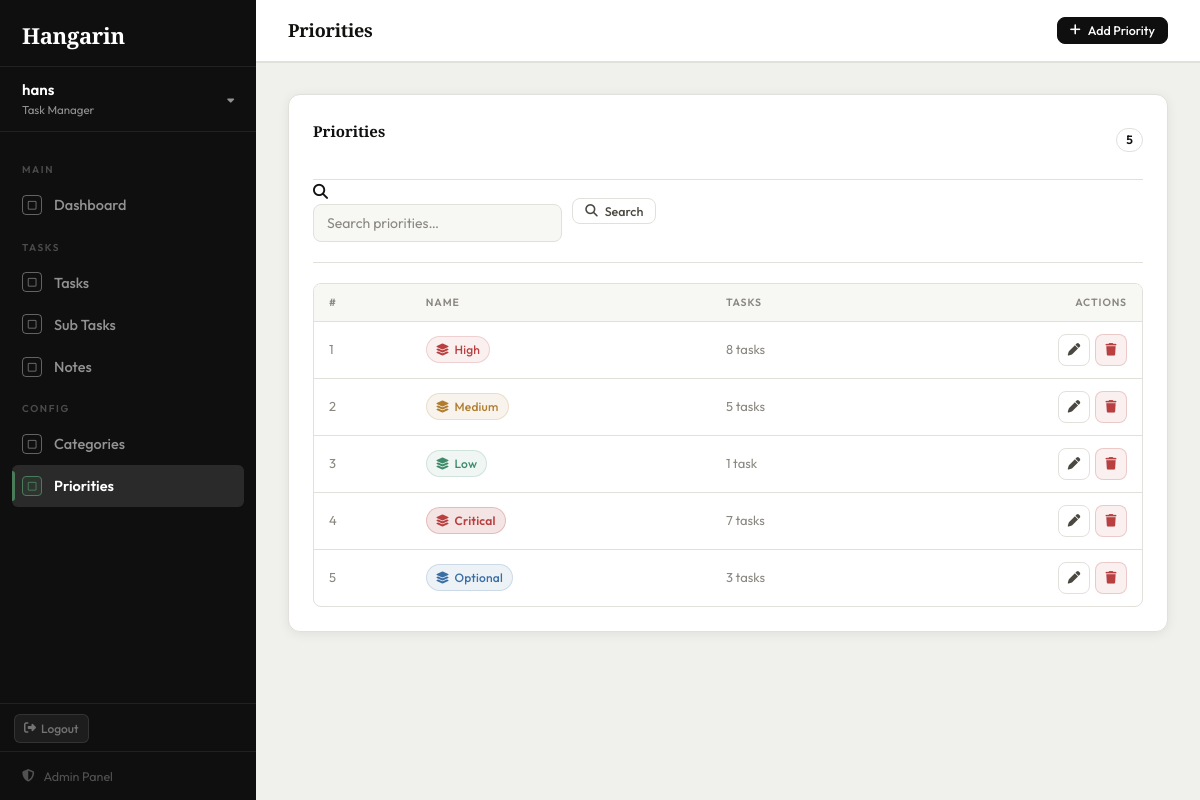
/priorities/ (signed in), run on the app's committed database.
### tasks/models.py (models this page shows, shortened)
class Priority(models.Model):
    name = models.CharField(max_length=100)
    class Meta:
        verbose_name = "Priority"
        verbose_name_plural = "Priorities"

### tasks/views.py (the view)
# urls.py: path('priorities/',                    views.priority_list,   name='priority_list'),
@login_required
def priority_list(request):
    query = request.GET.get('q', '')
    priorities = Priority.objects.all()
    if query:
        priorities = priorities.filter(name__icontains=query)
    page_obj = Paginator(priorities, 10).get_page(request.GET.get('page'))
    return render(request, 'tasks/priority_list.html', {'page_obj': page_obj, 'query': query, 'page_title': 'Priorities'})

### tasks/templates/tasks/priority_list.html (shortened to what this page needs)
{% extends "tasks/base.html" %}
{% block nav_priorities %}active{% endblock %}
{% block topbar_actions %}
<a href="{% url 'priority_create' %}" class="btn btn-primary btn-sm">
    <i class="fa-solid fa-plus"></i> Add Priority
</a>
{% endblock %}
{% block content %}
<div class="card">
    <div class="card-header">
        <span class="card-title">Priorities</span>
        <span style="font-size:12px; font-weight:600; background:var(--surface-2); border:1px solid var(--border); border-radius:99px; padding:1px 9px; color:var(--text-3);">{{ page_obj.paginator.count }}</span>
    </div>
    <div class="card-body" style="padding-bottom:0;">
        <form method="GET" class="filter-bar">
            <div class="search-wrap">
                <i class="fa-solid fa-magnifying-glass"></i>
                <input type="text" name="q" class="form-control" placeholder="Search priorities…" value="{{ query }}">
            </div>
            <button type="submit" class="btn btn-ghost btn-sm"><i class="fa-solid fa-magnifying-glass"></i> Search</button>
        </form>
    </div>
    {% if page_obj.object_list %}
    <div class="table-wrap">
        <table>
            <thead>
                <tr>
                    <th>#</th>
                    <th>Name</th>
                    <th>Tasks</th>
                    <th style="text-align:right;">Actions</th>
                </tr>
            </thead>
            <tbody>
                {% for p in page_obj %}
                <tr>
                    <td class="td-muted">{{ forloop.counter }}</td>
                    <td>
                        <span class="badge b-{{ p.name|lower }}">
                            <i class="fa-solid fa-layer-group"></i> {{ p.name }}
                        </span>
                    </td>
                    <td class="td-muted">{{ p.task_set.count }} task{% if p.task_set.count != 1 %}s{% endif %}</td>
                    <td>
                        <div style="display:flex; gap:5px; justify-content:flex-end;">
                            <a href="{% url 'priority_edit' p.pk %}" class="btn btn-ghost btn-sm btn-icon"><i class="fa-solid fa-pen"></i></a>
                            <a href="{% url 'priority_delete' p.pk %}" class="btn btn-danger btn-sm btn-icon"><i class="fa-solid fa-trash"></i></a>
                        </div>
                    </td>
                </tr>
                {% endfor %}
            </tbody>
        </table>
    </div>
    {% endif %}
</div>
{% endblock %}

### tasks/templates/tasks/base.html (shortened to what this page needs)
{% load pwa %}
<!DOCTYPE html>
<html lang="en">
<head>
    <link rel="stylesheet" href="https://cdnjs.cloudflare.com/ajax/libs/font-awesome/6.5.0/css/all.min.css">
</head>
<body>
<aside class="sidebar" id="sidebar">
    <div class="sidebar-brand">
        <a href="{% url 'dashboard' %}">
            <div class="brand-title">Hangarin</div>
        </a>
    </div>
    {% if user.is_authenticated %}
    <div class="sidebar-user-block">
        <div class="user-left">
            <div class="user-name">{{ user.username }}</div>
            <div class="user-role">Task Manager</div>
        </div>
        <i class="fa-solid fa-caret-down user-caret"></i>
    </div>
    <nav class="sidebar-nav">
        <div class="nav-section-label">Main</div>
        <a href="{% url 'dashboard' %}" class="nav-link {% block nav_dashboard %}{% endblock %}">
            <span class="nav-icon"><i class="fa-regular fa-square"></i></span>
            Dashboard
        </a>
        <div class="nav-section-label">Tasks</div>
        <a href="{% url 'task_list' %}" class="nav-link {% block nav_tasks %}{% endblock %}">
            <span class="nav-icon"><i class="fa-regular fa-square"></i></span>
            Tasks
        </a>
        <a href="{% url 'subtask_list' %}" class="nav-link {% block nav_subtasks %}{% endblock %}">
            <span class="nav-icon"><i class="fa-regular fa-square"></i></span>
            Sub Tasks
        </a>
        <a href="{% url 'note_list' %}" class="nav-link {% block nav_notes %}{% endblock %}">
            <span class="nav-icon"><i class="fa-regular fa-square"></i></span>
            Notes
        </a>
        <div class="nav-section-label">Config</div>
        <a href="{% url 'category_list' %}" class="nav-link {% block nav_categories %}{% endblock %}">
            <span class="nav-icon"><i class="fa-regular fa-square"></i></span>
            Categories
        </a>
        <a href="{% url 'priority_list' %}" class="nav-link {% block nav_priorities %}{% endblock %}">
            <span class="nav-icon"><i class="fa-regular fa-square"></i></span>
            Priorities
        </a>
    </nav>
    <div style="padding: 10px 14px 8px; border-top: 1px solid rgba(255,255,255,0.08);">
        <a href="#" class="logout-link"
           onclick="event.preventDefault(); document.getElementById('logout-form').submit();">
            <i class="fa-solid fa-right-from-bracket"></i>
            Logout
        </a>
    </div>
    {% endif %}
    <div class="sidebar-footer">
        <a href="/admin/" class="admin-link">
            <i class="fa-solid fa-shield-halved"></i>
            Admin Panel
        </a>
    </div>
</aside>
<main class="main">
    <header class="topbar">
        <div class="topbar-left">
            <h1>{% block page_heading %}{{ page_title }}{% endblock %}</h1>
        </div>
        <div class="topbar-right">
            {% block topbar_actions %}{% endblock %}
        </div>
    </header>
    <div class="content">
        {% block content %}{% endblock %}
    </div>
</main>
</body>
</html>

### data on the page
Priority: name "High", task_set.count "8"
Priority: name "Medium", task_set.count "5"
Priority: name "Low", task_set.count "1"
Priority: name "Critical", task_set.count "7"
Priority: name "Optional", task_set.count "3"

### other printed values
{{ user.username }} "hans"
{{ page_title }} "Priorities"
{{ page_obj.paginator.count }} "5"
